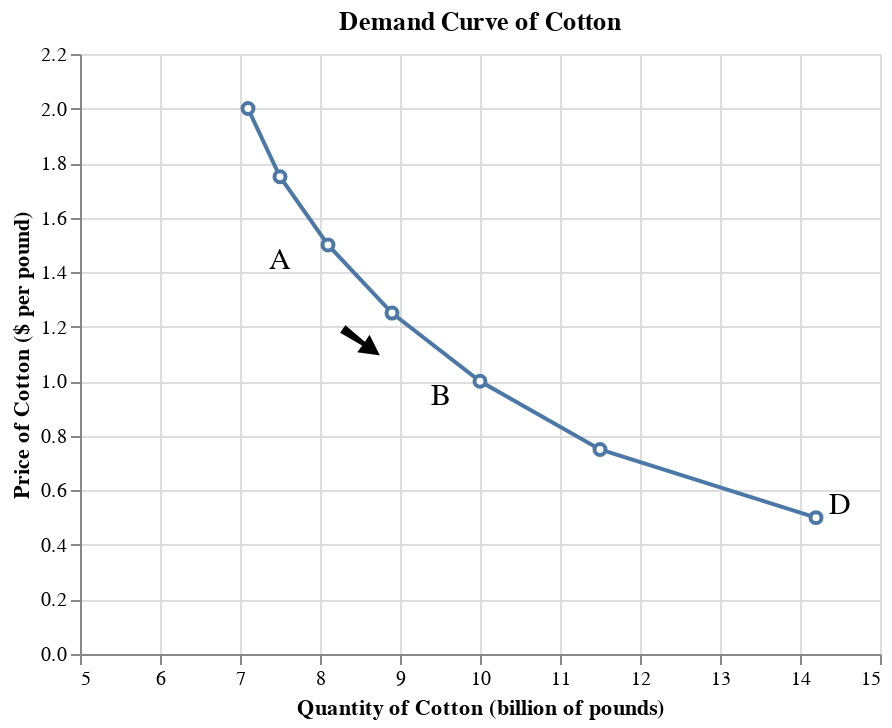

Notebook source saved alongside this figure:
### Markdown cell above
```{admonition} Law of demand
There is an **inverse** relationship between price and quantity demanded.<br>

Why does the law of demand occur?<br>

1. Substitution effect<br>If the price goes up for a product, consumers will buy less of that product and more of another substitute product.
1. Income effect<br>If the price goes down for a product, the purchasing power increases for consumers to allow them to purchase more. 
1. Law of diminishing marginal utility<br>Law of diminishing marginal utility states that the more you buy of any good, the less satisfaction you get from each new unit consumed.
```


```{tip}
*Ceteris paribus*
: Assume all other factors are constant.

When reading a demand curve, we assume all outside factors, such as income, are held constant (*ceteris paribus*). We only study the relationship between price and quantity demanded here. <br>

When the prices changes only, the quantity demanded will change **along the demand curve**, *ceteris paribus*.
```

Movement along the demand curve
: **Change in the quantity demanded** of a good that is the result of a change in that goods' price (as shown in the figure below).

### Code cell
text2 = alt.Chart({'values':[{'x': 7.5, 'y': 1.45}]}).mark_text(
    text='A',
    fontSize=15
).encode(x='x:Q', y='y:Q')

text3 = alt.Chart({'values':[{'x': 9.5, 'y': 0.95}]}).mark_text(
    text='B',
    fontSize=15
).encode(x='x:Q', y='y:Q')

text4 = alt.Chart({'values':[{'x': 8.5, 'y': 1.14}]}).mark_text(
    text='➘',
    fontSize=30
).encode(x='x:Q', y='y:Q')

fig1 + text1 + text2 + text3 + text4

### Figure 1 — Vega-Lite specification as saved in the notebook (floating-point values rounded to 4 significant figures)
{"config": {"view": {"continuousWidth": 400, "continuousHeight": 300}}, "layer": [{"data": {"name": "data-42d95ef6236ef392ee96a4d4eb6aead7"}, "mark": {"type": "line", "point": {"fill": "white", "filled": false}}, "encoding": {"x": {"type": "quantitative", "field": "quantity", "scale": {"domain": [5, 15]}, "title": "Quantity of Cotton (billion of pounds)"}, "y": {"type": "quantitative", "field": "price", "scale": {"domain": [0, 2.2]}, "title": "Price of Cotton ($ per pound)"}}, "title": "Demand Curve of Cotton"}, {"data": {"name": "data-b942e45c4cb98ef35c64388ff7a50f7e"}, "mark": {"type": "text", "fontSize": 15, "text": "D"}, "encoding": {"x": {"type": "quantitative", "field": "x"}, "y": {"type": "quantitative", "field": "y"}}}, {"data": {"name": "data-9aee205e0a6d62c849ee2a5b53955160"}, "mark": {"type": "text", "fontSize": 15, "text": "A"}, "encoding": {"x": {"type": "quantitative", "field": "x"}, "y": {"type": "quantitative", "field": "y"}}}, {"data": {"name": "data-f0ccf9433342d4d59b8ff4cff99a4579"}, "mark": {"type": "text", "fontSize": 15, "text": "B"}, "encoding": {"x": {"type": "quantitative", "field": "x"}, "y": {"type": "quantitative", "field": "y"}}}, {"data": {"name": "data-69042cc289d28f9345d61680920b893e"}, "mark": {"type": "text", "fontSize": 30, "text": "➘"}, "encoding": {"x": {"type": "quantitative", "field": "x"}, "y": {"type": "quantitative", "field": "y"}}}], "$schema": "https://vega.github.io/schema/vega-lite/v4.8.1.json", "datasets": {"data-42d95ef6236ef392ee96a4d4eb6aead7": [{"price": 2.0, "quantity": 7.1}, {"price": 1.75, "quantity": 7.5}, {"price": 1.5, "quantity": 8.1}, {"price": 1.25, "quantity": 8.9}, {"price": 1.0, "quantity": 10.0}, {"price": 0.75, "quantity": 11.5}, {"price": 0.5, "quantity": 14.2}], "data-b942e45c4cb98ef35c64388ff7a50f7e": [{"x": 14.5, "y": 0.55}], "data-9aee205e0a6d62c849ee2a5b53955160": [{"x": 7.5, "y": 1.45}], "data-f0ccf9433342d4d59b8ff4cff99a4579": [{"x": 9.5, "y": 0.95}], "data-69042cc289d28f9345d61680920b893e": [{"x": 8.5, "y": 1.14}]}}
